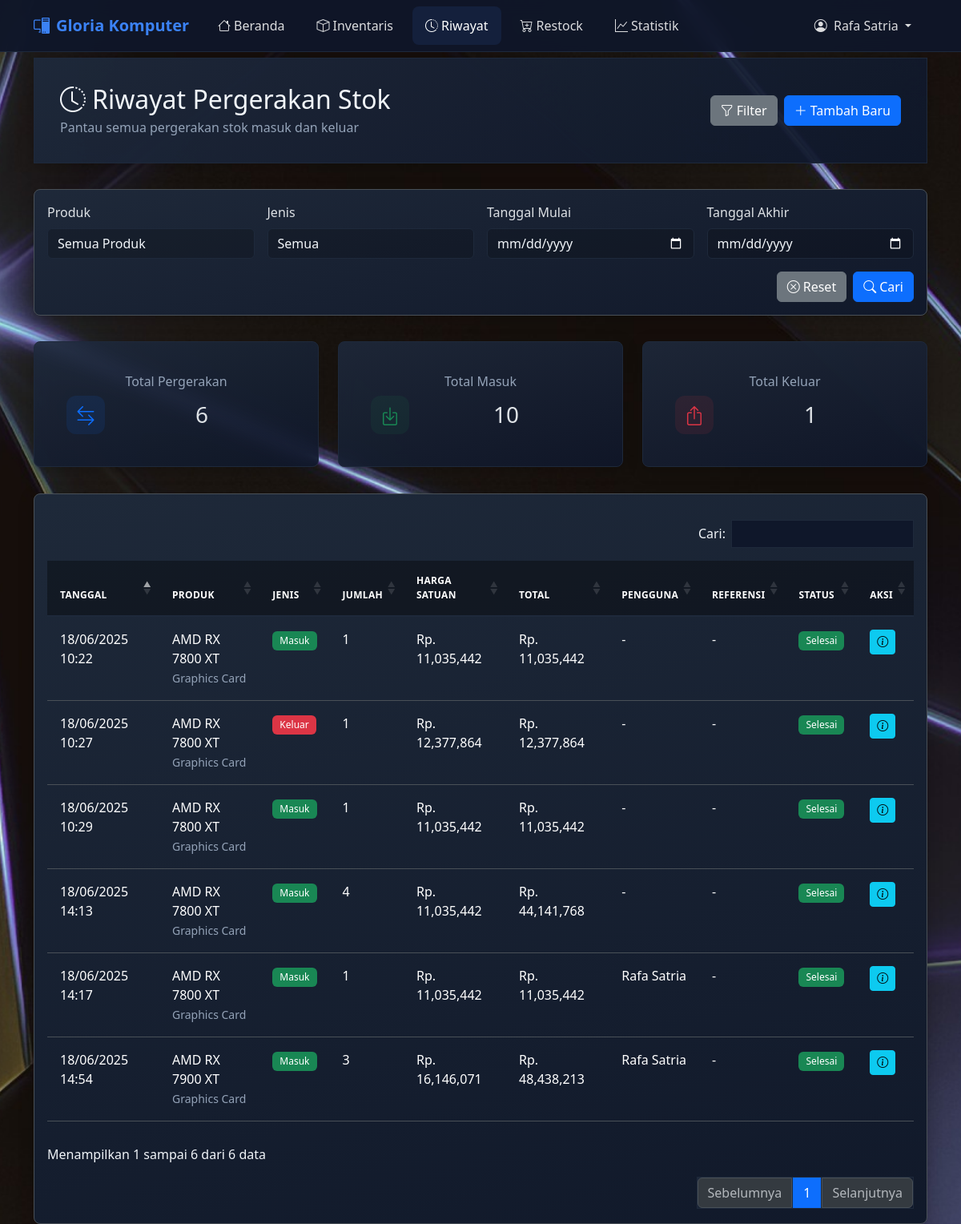
The page /history (signed in) on the database its author committed.
### app/src/models/user.py (models this page shows, shortened)
class User(UserMixin, db.Model):
    id = db.Column(db.Integer, primary_key=True)
    username = db.Column(db.String(80), unique=True, nullable=False)
    name = db.Column(db.String(100))
    password_hash = db.Column(db.String(200))
    role = db.Column(db.String(20), default='user')  # admin or user
    is_active = db.Column(db.Boolean, default=True)

### app/src/models/stock_history.py (models this page shows, shortened)
class StockHistory(db.Model):
    id = db.Column(db.Integer, primary_key=True)
    inventory_id = db.Column(db.Integer, db.ForeignKey('inventory.id'), nullable=False)
    type = db.Column(db.String(20), nullable=False)  # 'in' or 'out'
    quantity = db.Column(db.Integer, nullable=False)
    purchase_price = db.Column(db.Float, nullable=False)  # Price at time of transaction
    selling_price = db.Column(db.Float, nullable=False)  # Price at time of transaction
    notes = db.Column(db.Text)
    date = db.Column(db.DateTime, default=get_jakarta_time)
    reference = db.Column(db.String(100))  # For restock ID or sales reference
    status = db.Column(db.String(20), default='completed')  # completed, cancelled
    user_id = db.Column(db.Integer, db.ForeignKey('user.id'), nullable=True)
    stock_before = db.Column(db.Integer, nullable=True)
    stock_after = db.Column(db.Integer, nullable=True)
    inventory = db.relationship('Inventory', backref=db.backref('history', lazy=True))
    user = db.relationship('User', backref=db.backref('stock_histories', lazy=True))

### app/src/models/inventory.py (models this page shows, shortened)
class Inventory(db.Model):
    id = db.Column(db.Integer, primary_key=True)
    product_name = db.Column(db.String(100), nullable=False)
    description = db.Column(db.Text)
    quantity = db.Column(db.Integer, default=0)
    purchase_price = db.Column(db.Float, nullable=False, default=0.0)  # Add default
    selling_price = db.Column(db.Float, nullable=False, default=0.0)  # Add default
    category = db.Column(db.String(50))
    created_at = db.Column(db.DateTime, default=get_jakarta_time)
    updated_at = db.Column(db.DateTime, default=get_jakarta_time, onupdate=get_jakarta_time)

### app/src/routes/history.py (the view)
@history.route('/history')
@login_required
def history_list():
    try:
        product_id = request.args.get('product', type=int)
        movement_type = request.args.get('type')
        start_date = request.args.get('start_date')
        end_date = request.args.get('end_date')
        query = StockHistory.query
        if product_id:
            query = query.filter(StockHistory.inventory_id == product_id)
        if movement_type:
            query = query.filter(StockHistory.type == movement_type)
        if start_date:
            jakarta_tz = pytz.timezone('Asia/Jakarta')
            start_dt = datetime.strptime(start_date, '%Y-%m-%d')
            start_dt = jakarta_tz.localize(start_dt)
            query = query.filter(StockHistory.date >= start_dt)
        if end_date:
            jakarta_tz = pytz.timezone('Asia/Jakarta')
            end_dt = datetime.strptime(end_date, '%Y-%m-%d')
            end_dt = jakarta_tz.localize(end_dt)
            end_dt = end_dt + timedelta(days=1)
            query = query.filter(StockHistory.date < end_dt)
        histories = query.order_by(StockHistory.date.desc()).all()
        total_in = sum(h.quantity for h in histories if h.type == 'in')
        total_out = sum(h.quantity for h in histories if h.type == 'out')
        total_movements = len(histories)
        inventory_items = Inventory.query.order_by(Inventory.product_name).all()
        return render_template('history/list.html',
                         histories=histories,
                         products=inventory_items,
                         inventory_items=inventory_items,
                         total_in=total_in,
                         total_out=total_out,
                         total_movements=total_movements)
    except Exception as e:
        db.session.rollback()
        flash(f'Error loading history: {str(e)}', 'danger')
        return render_template('history/list.html',
                         histories=[],
                         products=[],
                         inventory_items=[],
                         total_in=0,
                         total_out=0,
                         total_movements=0)

### app/src/templates/history/list.html (shortened to what this page needs)
{% extends "base.html" %}
{% block content %}
<div class="section-header mb-4 fade-in">
    <div class="d-flex flex-column flex-md-row justify-content-between align-items-start align-items-md-center gap-3">
        <div>
            <h2 class="mb-1"><i class="bi bi-clock-history me-2"></i>Riwayat Pergerakan Stok</h2>
            <p class="text-muted mb-0">Pantau semua pergerakan stok masuk dan keluar</p>
        </div>
        <div class="d-flex gap-2">
            <button class="btn btn-secondary" type="button" data-bs-toggle="collapse" data-bs-target="#filterSection">
                <i class="bi bi-funnel me-1"></i>Filter
            </button>
            <a href="{{ url_for('history.add_history') }}" class="btn btn-primary">
                <i class="bi bi-plus-lg me-1"></i>Tambah Baru
            </a>
        </div>
    </div>
</div>
<div id="filterSection" class="collapse show mb-4">
    <div class="card bg-dark border fade-in">
        <div class="card-body">
            <form method="GET" class="row g-3">
                <div class="col-md-3">
                    <label class="form-label">Produk</label>
                    <select name="product" class="form-select">
                        <option value="">Semua Produk</option>
                    </select>
                </div>
                <div class="col-md-3">
                    <label class="form-label">Jenis</label>
                    <select name="type" class="form-select">
                        <option value="">Semua</option>
                    </select>
                </div>
                <div class="col-md-3">
                    <label class="form-label">Tanggal Mulai</label>
                    <input type="date" name="start_date" class="form-control" value="{{ request.args.get('start_date', '') }}">
                </div>
                <div class="col-md-3">
                    <label class="form-label">Tanggal Akhir</label>
                    <input type="date" name="end_date" class="form-control" value="{{ request.args.get('end_date', '') }}">
                </div>
                <div class="col-12 d-flex justify-content-end gap-2">
                    <button type="button" id="resetFilters" class="btn btn-secondary">
                        <i class="bi bi-x-circle me-1"></i>Reset
                    </button>
                    <button type="submit" class="btn btn-primary">
                        <i class="bi bi-search me-1"></i>Cari
                    </button>
                </div>
            </form>
        </div>
    </div>
</div>
<div class="row g-4 mb-4 fade-in">
    <div class="col-md-4">
        <div class="card stat-card hover-lift">
            <div class="card-body">
                <h6 class="text-muted">Total Pergerakan</h6>
                <div class="d-flex align-items-center">
                    <div class="flex-shrink-0">
                        <div class="stat-icon bg-primary-soft">
                            <i class="bi bi-arrow-left-right text-primary"></i>
                        </div>
                    </div>
                    <div class="flex-grow-1 ms-3">
                        <h3 class="mb-0">{{ total_movements }}</h3>
                    </div>
                </div>
            </div>
        </div>
    </div>
    <div class="col-md-4">
        <div class="card stat-card hover-lift">
            <div class="card-body">
                <h6 class="text-muted">Total Masuk</h6>
                <div class="d-flex align-items-center">
                    <div class="flex-shrink-0">
                        <div class="stat-icon bg-success-soft">
                            <i class="bi bi-box-arrow-in-down text-success"></i>
                        </div>
                    </div>
                    <div class="flex-grow-1 ms-3">
                        <h3 class="mb-0">{{ total_in }}</h3>
                    </div>
                </div>
            </div>
        </div>
    </div>
    <div class="col-md-4">
        <div class="card stat-card hover-lift">
            <div class="card-body">
                <h6 class="text-muted">Total Keluar</h6>
                <div class="d-flex align-items-center">
                    <div class="flex-shrink-0">
                        <div class="stat-icon bg-danger-soft">
                            <i class="bi bi-box-arrow-up text-danger"></i>
                        </div>
                    </div>
                    <div class="flex-grow-1 ms-3">
                        <h3 class="mb-0">{{ total_out }}</h3>
                    </div>
                </div>
            </div>
        </div>
    </div>
</div>
<div class="card bg-dark border hover-shadow fade-in">
    <div class="card-body">
        <div class="table-responsive">
            <table id="historyTable" class="table table-hover">
                <thead>
                    <tr>
                        <th>Tanggal</th>
                        <th>Produk</th>
                        <th>Jenis</th>
                        <th>Jumlah</th>
                        <th>Harga Satuan</th>
                        <th>Total</th>
                        <th>Pengguna</th>
                        <th>Referensi</th>
                        <th>Status</th>
                        <th>Aksi</th>
                    </tr>
                </thead>
                <tbody>
                    {% for history in histories %}
                    <tr>
                        <td>{{ history.date.strftime('%d/%m/%Y %H:%M') }}</td>
                        <td>
                            {{ history.inventory.product_name }}
                            <br>
                            <small class="text-muted">{{ history.inventory.category }}</small>
                        </td>
                        <td>
                            {% if history.type == 'in' %}
                            <span class="badge bg-success">Masuk</span>
                            {% else %}
                            <span class="badge bg-danger">Keluar</span>
                            {% endif %}
                        </td>
                        <td>{{ history.quantity }}</td>
                        <td>
                            {% if history.type == 'in' %}
                            Rp. {{ "{:,.0f}".format(history.purchase_price) }}
                            {% else %}
                            Rp. {{ "{:,.0f}".format(history.selling_price) }}
                            {% endif %}
                        </td>
                        <td>
                            {% if history.type == 'in' %}
                            Rp. {{ "{:,.0f}".format(history.purchase_price * history.quantity) }}
                            {% else %}
                            Rp. {{ "{:,.0f}".format(history.selling_price * history.quantity) }}
                            {% endif %}
                        </td>
                        <td>{{ history.user.name if history.user else '-' }}</td>
                        <td>{{ history.reference or '-' }}</td>
                        <td>
                            {% if history.status == 'completed' %}
                            <span class="badge bg-success">Selesai</span>
                            {% elif history.status == 'cancelled' %}
                            <span class="badge bg-danger">Dibatalkan</span>
                            {% else %}
                            <span class="badge bg-warning">Pending</span>
                            {% endif %}
                        </td>
                        <td>
                            <button type="button" class="btn btn-sm btn-info"
                                    onclick="showDetail('{{ history.id }}')">
                                <i class="bi bi-info-circle"></i>
                            </button>
                        </td>
                    </tr>
                    {% endfor %}
                </tbody>
            </table>
        </div>
    </div>
</div>
{% endblock %}

### app/src/templates/base.html (shortened to what this page needs)
<!DOCTYPE html>
<html lang="id" data-bs-theme="dark">
<head>
    <link href="https://cdn.jsdelivr.net/npm/bootstrap@5.3.2/dist/css/bootstrap.min.css" rel="stylesheet">
    <link href="https://cdn.jsdelivr.net/npm/bootstrap-icons@1.11.3/font/bootstrap-icons.css" rel="stylesheet">
    <link href="https://cdn.datatables.net/1.13.7/css/dataTables.bootstrap5.min.css" rel="stylesheet">
    <link href="https://cdn.datatables.net/buttons/2.4.2/css/buttons.bootstrap5.min.css" rel="stylesheet">
    <link rel="stylesheet" href="{{ url_for('static', filename='css/style.css') }}">
</head>
<body class="bg-body">
    <nav class="navbar navbar-expand-lg bg-dark navbar-dark fixed-top">
        <div class="container">
            <a class="navbar-brand" href="{{ url_for('main.index') }}">
                <i class="bi bi-pc-display me-2"></i>Gloria Komputer
            </a>
            <div class="collapse navbar-collapse" id="navbarNav">
                <ul class="navbar-nav me-auto">
                    {% if current_user.is_authenticated %}
                    <li class="nav-item">
                        <a class="nav-link {{ 'active' if request.endpoint and request.endpoint == 'main.index' }}"
                           href="{{ url_for('main.index') }}">
                            <i class="bi bi-house me-1"></i>Beranda
                        </a>
                    </li>
                    <li class="nav-item">                        <a class="nav-link {{ 'active' if request.endpoint and request.endpoint == 'main.inventory' }}"
                           href="{{ url_for('main.inventory') }}">
                            <i class="bi bi-box me-1"></i>Inventaris
                        </a>
                    </li>
                    <li class="nav-item">
                        <a class="nav-link {{ 'active' if request.endpoint and request.endpoint.startswith('history.') }}"
                           href="{{ url_for('history.history_list') }}">
                            <i class="bi bi-clock-history me-1"></i>Riwayat
                        </a>
                    </li>
                    <li class="nav-item">
                        <a class="nav-link {{ 'active' if request.endpoint and request.endpoint.startswith('restock.') }}"
                           href="{{ url_for('restock.restock_list') }}">
                            <i class="bi bi-cart-plus me-1"></i>Restock
                        </a>
                    </li>
                    <li class="nav-item">
                        <a class="nav-link {{ 'active' if request.endpoint and request.endpoint.startswith('statistics.') }}"
                           href="{{ url_for('statistics.index') }}">
                            <i class="bi bi-graph-up me-1"></i>Statistik
                        </a>
                    </li>
                    {% endif %}
                </ul>
                <ul class="navbar-nav">
                    {% if current_user.is_authenticated %}
                    <li class="nav-item dropdown">
                        <a class="nav-link dropdown-toggle" href="#" role="button" data-bs-toggle="dropdown">
                            <i class="bi bi-person-circle me-1"></i>
                            {{ current_user.name or current_user.username }}
                        </a>
                    </li>
                    {% else %}
                    <li class="nav-item">
                        <a class="nav-link" href="{{ url_for('auth.login') }}">
                            <i class="bi bi-box-arrow-in-right me-1"></i>Login
                        </a>
                    </li>
                    {% endif %}
                </ul>
            </div>
        </div>
    </nav>
    <main class="container mt-5 pt-4">
        {% block content %}{% endblock %}
    </main>
</body>
</html>

### rows shown on the page
User: name "Rafa Satria"
StockHistory: date "18/06/2025 14:54", inventory.product_name "AMD RX 7900 XT", inventory.category "Graphics Card", type "Masuk", quantity "3", purchase_price "16,146,071", history.purchase_price*history.quantity "48,438,213", user "Rafa Satria", reference "-", status "Selesai"
StockHistory: date "18/06/2025 14:17", inventory.product_name "AMD RX 7800 XT", inventory.category "Graphics Card", type "Masuk", quantity "1", purchase_price "11,035,442", history.purchase_price*history.quantity "11,035,442", user "Rafa Satria", reference "-", status "Selesai"
StockHistory: date "18/06/2025 14:13", inventory.product_name "AMD RX 7800 XT", inventory.category "Graphics Card", type "Masuk", quantity "4", purchase_price "11,035,442", history.purchase_price*history.quantity "44,141,768", user "-", reference "-", status "Selesai"
StockHistory: date "18/06/2025 10:29", inventory.product_name "AMD RX 7800 XT", inventory.category "Graphics Card", type "Masuk", quantity "1", purchase_price "11,035,442", history.purchase_price*history.quantity "11,035,442", user "-", reference "-", status "Selesai"
StockHistory: date "18/06/2025 10:27", inventory.product_name "AMD RX 7800 XT", inventory.category "Graphics Card", type "Keluar", quantity "1", selling_price "12,377,864", history.selling_price*history.quantity "12,377,864", user "-", reference "-", status "Selesai"
StockHistory: date "18/06/2025 10:22", inventory.product_name "AMD RX 7800 XT", inventory.category "Graphics Card", type "Masuk", quantity "1", purchase_price "11,035,442", history.purchase_price*history.quantity "11,035,442", user "-", reference "-", status "Selesai"

### other values the page prints
{{ total_movements }} "6"
{{ total_in }} "10"
{{ total_out }} "1"
